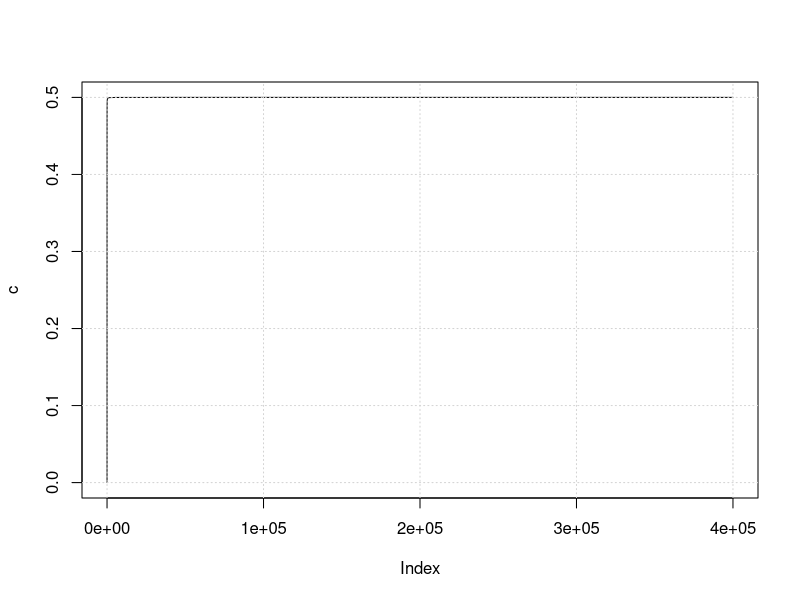
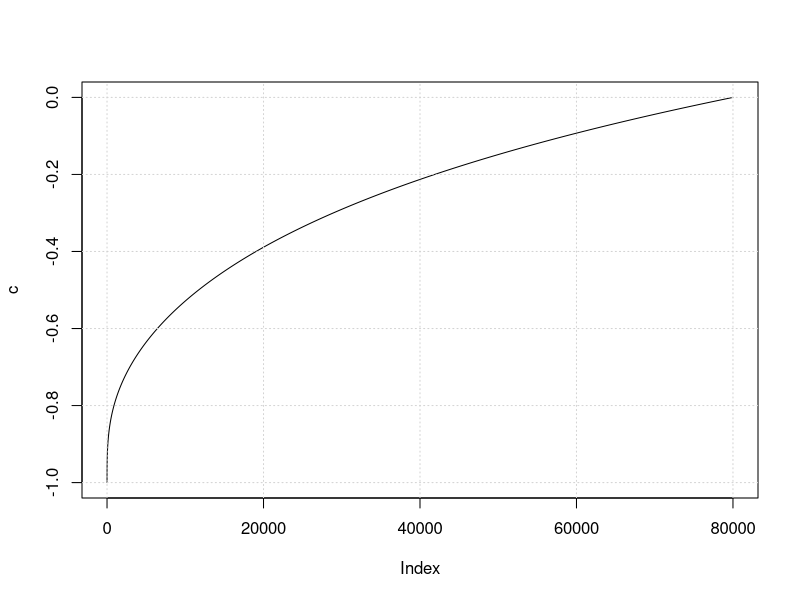
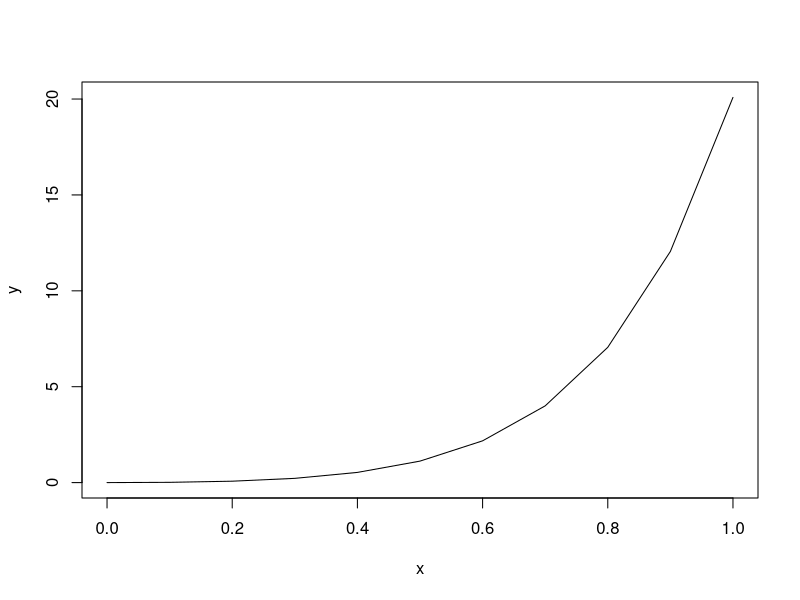

Write the R code that produced these figures, in order. (Note: this script raises an error after producing the figures.)
#Ранг матрицы - значение а = 2
r1 <- c(1,1,1,1,0)
r2 <- c(1,2,1,1,0)
r3 <- c(1,1,3,1,0)
r4 <- c(1,1,1,4,0)
r5 <- c(1,2,3,4,0)

R <- as.matrix(rbind(r1,r2,r3,r4,r5))
y <-qr(R)
y$rank

for(a in seq(0,3,0.01)) {
  a1 <- c( (a - 1),   (a - 1),   (a*(a - 1)) )
  a2 <- c( (2*a - 3), (3*a - 5), (a^2 - 2) )
  a3 <- c((-1),       (a - 3),   (4*a - 5) )
  A <- as.matrix(rbind(a1, a2, a3))
  y <- qr(A)
  if (y$rank == 2) {
    print(paste(a,">",y$rank))
  }
}

#Собственный вектор
v1 <- c( 6, -2,  2)
v2 <- c(-2,  5,  0)
v3 <- c( 2,  0,  7)
V <- as.matrix(rbind(v1,v2,v3))

s <- eigen(V)

#Предел последовательности - 0.5
#http://kontromat.ru/?page_id=1346
options(digits = 15)
c <- numeric(0)

c <- sapply(1:400000, function(i) {
  return(as.double((0 + i - 1) * i / 2) / i^2)
})

plot(c, type="l")
grid()
tail(c)

#Предел функции - возможно 0 (скорее всего так и есть)
c <- numeric(0)


c <- sapply(seq(0,-7.9999,-0.0001), function(x) {
  return((sqrt(1 - x) - 3) / (2 + (x^2) ^ (1/6)))
})

plot(c, type="l")
grid()
tail(c)
c

#Интеграл -  скорее всего 3.64547
x <- seq(0,1,0.1)
y <- x^2 * exp(3*x)
integrand <- function(x) {x^2 * exp(3*x)}
plot(x,y, type="l")
integrate(integrand, lower = 0, upper = 1)

(vec <- c(3,4,5))
allPerms(vec) 
factorial(3)

#Подстановки
#http://mmtb.uginfo.sfedu.ru/algebra/topic3/02/02.html
#http://mathhelpplanet.com/viewtopic.php?f=32&t=29598


#Солдатики - 17640
perm <- permutations(3,13,c("red","blue","green"), set=TRUE, repeats.allowed = TRUE)
ix <- sapply(1:nrow(perm), function(i) {
  r <- length(which(perm[i,] == "red"))
  b <- length(which(perm[i,] == "blue"))
  g <- length(which(perm[i,] == "green"))
  if (r == 6 & b == 3 & g == 4) return(i)
})

ix <- unlist(ix)

all_perm <- perm[ix,]
ix_if <- sapply(1:nrow(all_perm), function(i){
  if (min(diff(which(all_perm[i,]=="green"))) > 1) return(i)
})
ix_if <- unlist(ix_if)
result <- all_perm[ix_if,]


#Синие дубы - 0.1625
#пассажирские  0,75	0,2	0,15
#грузовые	0,25	0,05	0,0125
